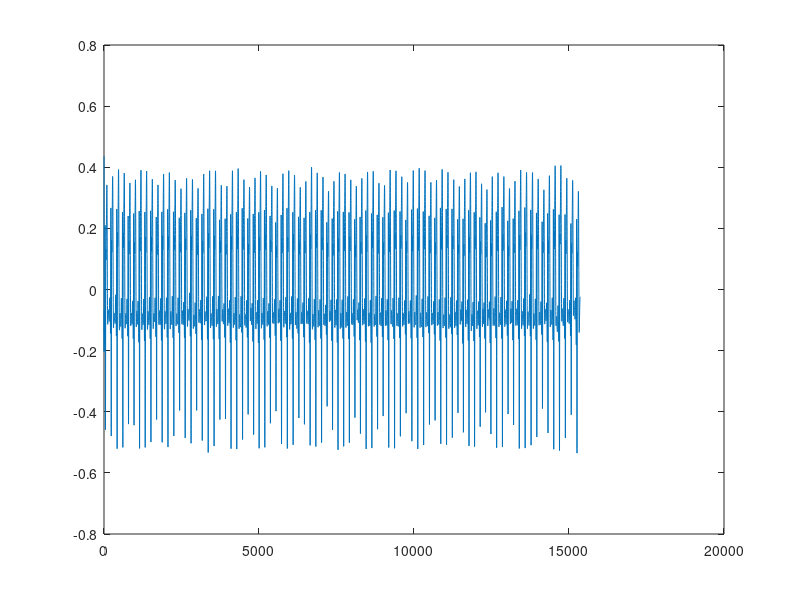
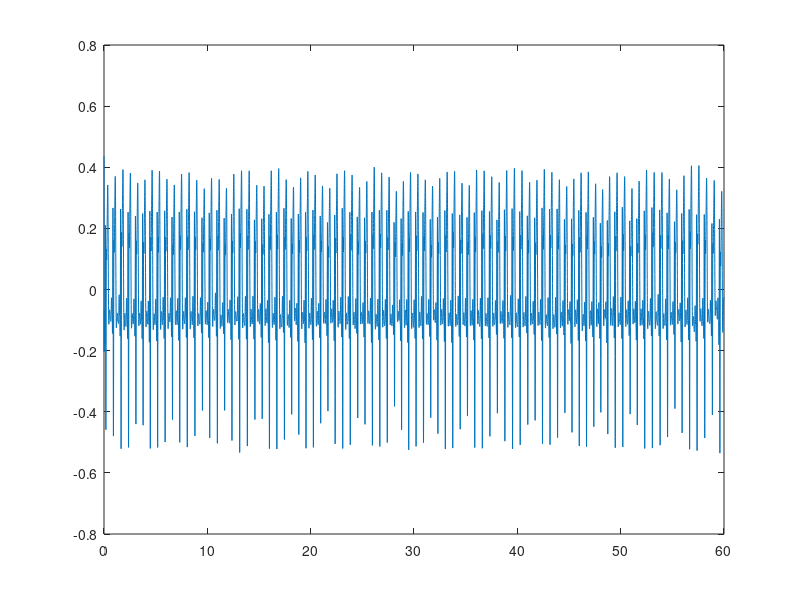

Source code (MATLAB) for these figures, in order:
clear all; close all; clc;

load ECG_data_example;

% 현재 x축의 의미는 샘플 숫자임
% 즉, 첫번째 데이터의 값은 얼마이다, 두번째 데이터의 값은 얼마이다, ...
figure;
plot(data);

% 우리의 목표는 x축을 시간으로 나타내는 것
% 샘플링 주파수를 알고 있으면 이것이 가능함

% 현재 샘플링 주파수는 1000임. 즉, 초당 1000개의 데이터를 받았다는 의미
% 먼저 쉽게 알 수 있는 것: 데이터 개수가 80000 이므로 80000/1000=80초동안 근전도 신호를 받았음

% 초당 1000개의 데이터를 받았으니, 1000번째 데이터는 1초가 될 것이고, 2000번째 데이터는 2초가 될 것임
% 그렇다면 첫번째 데이터가 측정된 시간은 몇초 일까? 
% 비례식으로 생각해보면, 아래와 같음. 1000번째 데이터가 1초 때 측정되었다면, 1번째 데이터는 x초때 측정됐다
% 1000:1=1:x
% x = 1/1000 초, 즉 1번째 데이터가 측정된 시점은 0.001초가 됨
% 같은 방식으로  2번째 데이터는 2/1000초가 됨

% 즉, n번째 데이터를 샘플링주파수로 나누면, 측정 시점이 됨!
% 데이터는 1번째부터 80000번째까지 측정됨. 이를 샘플링 주파수로 나누면 시간으로 환산될 것임

fs = 256;
x = 1:1:length(data);
x = x/fs;

figure;
plot(x, data);
